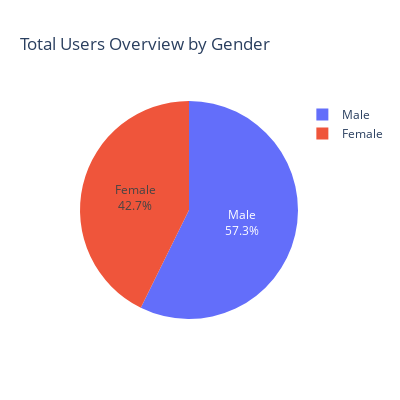

Source (notebook cell):
### Markdown cell above
Now lets Analyze customer base for both the companies

### Code cell
gender_count = data.groupby('gender').count()
fig1 = px.pie(gender_count,
              values=gender_count.users,
              names=gender_count.index,
              title="Total Users Overview by Gender")
fig1.update_traces(textposition='inside',textinfo='percent+label')
fig1.update_layout( width = 400 , height = 400)

### Figure 1 — Plotly figure (JSON) as saved in the notebook; plotly's stock layout.template omitted (floating-point values rounded to 4 significant figures)
{"data": [{"domain": {"x": [0, 1], "y": [0, 1]}, "hovertemplate": "gender=%{label}<br>users=%{value}<extra></extra>", "labels": ["Female", "Male"], "legendgroup": "", "name": "", "showlegend": true, "textinfo": "percent+label", "textposition": "inside", "type": "pie", "values": [153480, 205912]}], "layout": {"height": 400, "legend": {"tracegroupgap": 0}, "title": {"text": "Total Users Overview by Gender"}, "width": 400}}
